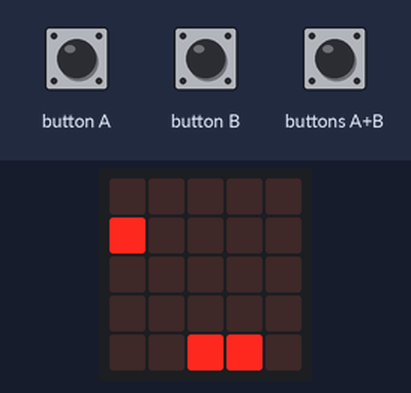
Recording of a program running on a simulated BBC micro:bit (MakeCode). On the bench: the board's 5×5 LED display. The inputs (shaded band) are chosen by the test bench. A reset restarts the program; random numbers come from a fixed seed.

Above: at 1.2 s.
1.3 s: buttons A+B pressed for 0.15 s
At 2.7 s:
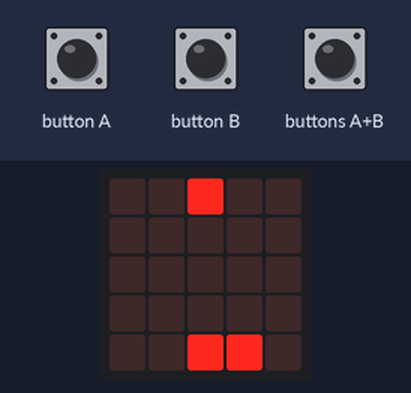
4.4 s: button A pressed for 0.15 s
At 4.74 s:
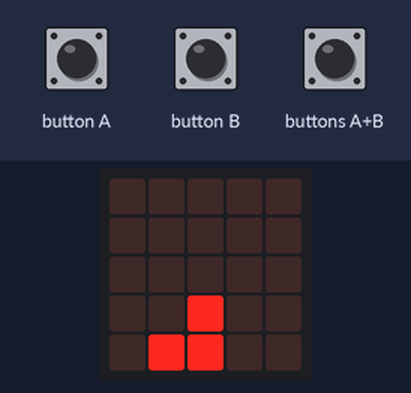
5.1 s: button A pressed for 0.15 s
At 5.7 s:
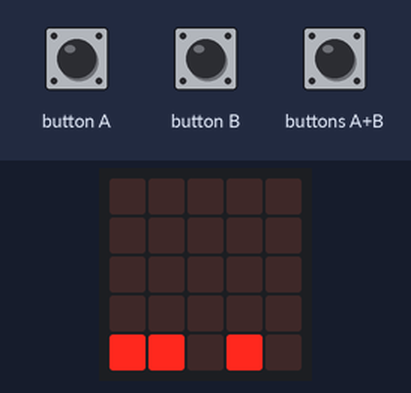
5.8 s: button B pressed for 0.15 s
At 7.4 s:
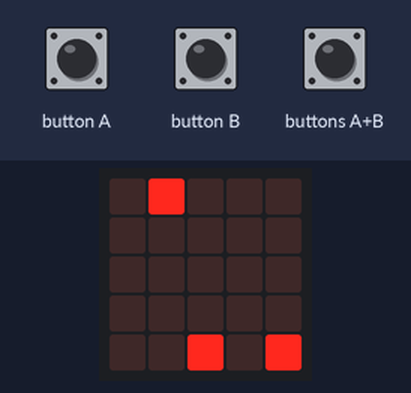
8.5 s: button B pressed for 0.15 s
At 8.89 s:
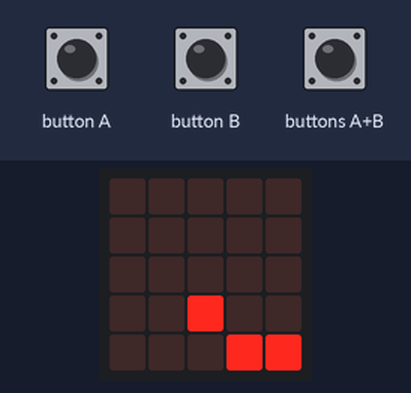
9.2 s: buttons A+B pressed for 1 s
At 11.2 s:
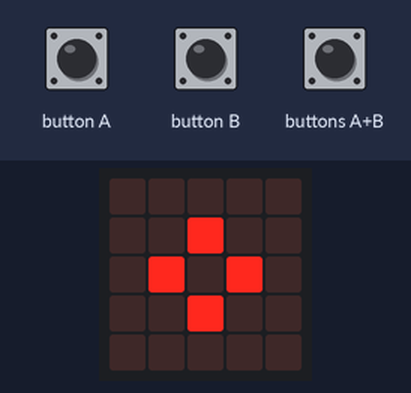
Timing chart, 0 to 12.7 s (numbered marks = the images above; inputs shaded):
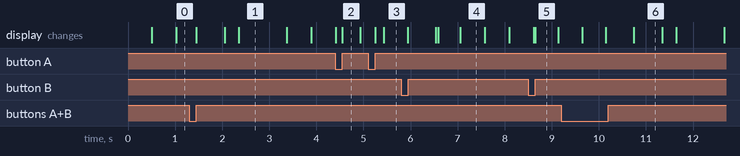

Measured:
- what the display in image 1 shows lasts 1.0 s, from 2.4 s to 3.4 s
- what the display in image 4 shows lasts 0.5 s, from 7.1 s to 7.6 s
- what the display in image 6 shows lasts 0.6 s, from 10.7 s to 11.3 s

The program:

main.ts
```typescript
input.onButtonPressed(Button.A, function () {
    if (paleta1.get(LedSpriteProperty.X) > 0) {
        paleta1.move(-1)
        paleta2.move(-1)
    }
})
function posición_inicial () {
    paleta1 = game.createSprite(2, 4)
    paleta2 = game.createSprite(3, 4)
    pelota = game.createSprite(2, 0)
    pelota.change(LedSpriteProperty.Direction, 270 + randint(45, -45))
}
input.onButtonPressed(Button.AB, function () {
    basic.showIcon(IconNames.SmallDiamond)
    control.reset()
})
input.onButtonPressed(Button.B, function () {
    if (paleta1.get(LedSpriteProperty.X) < 3) {
        paleta1.move(1)
        paleta2.move(1)
    }
})
function moverpelota () {
    basic.pause(500)
    pelota.move(1)
    pelota.ifOnEdgeBounce()
    if (pelota.isTouching(paleta1)) {
        pelota.change(LedSpriteProperty.Direction, 180 + randint(0, 45))
        Puntos += 1
    }
    if (pelota.isTouching(paleta2)) {
        pelota.change(LedSpriteProperty.Direction, 180 + randint(-45, 0))
        Puntos += 1
    }
    if (pelota.get(LedSpriteProperty.Y) == 4) {
        if (pelota.isTouching(paleta1) || pelota.isTouching(paleta2)) {
            moverpelota()
        } else {
            basic.pause(500)
            Vidas += -1
            basic.showIcon(IconNames.No)
            pelota.delete()
            paleta1.delete()
            paleta2.delete()
            posición_inicial()
        }
    }
}
let pelota: game.LedSprite = null
let paleta2: game.LedSprite = null
let paleta1: game.LedSprite = null
let Vidas = 3
let Puntos = 0
posición_inicial()
basic.forever(function () {
    moverpelota()
    if (Vidas < 1) {
        pelota.delete()
        paleta1.delete()
        paleta2.delete()
        basic.showIcon(IconNames.Chessboard)
        basic.showString("Game over")
        basic.showString("Puntos")
        for (let index = 0; index < 2; index++) {
            basic.showString("" + (Puntos))
        }
    }
})
```

test.ts
```typescript
// aquí va el archivo "tests"; esto no se compilará cuando este paquete se utilice como una extensión.
```
